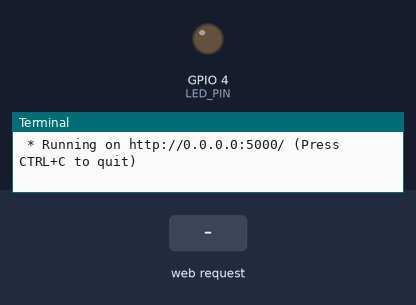
A program run on a simulated Raspberry Pi (BCM pin numbers). Shown: output pins drawn as LEDs (lit = HIGH), the last lines printed to the terminal. Inputs (shaded band) come from the test bench. The clock reads 2024-03-15 10:24:30 at power-on unless the program sets it.

Above: at 1.2 s.
1.3 s: HTTP request for /led/on received
At 2.7 s:
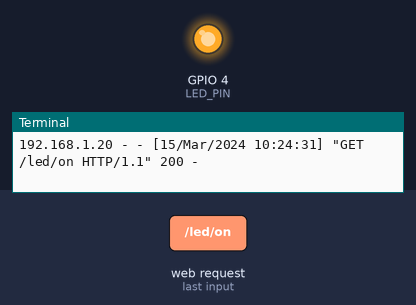
4.3 s: HTTP request for /led/off received
At 5.0 s:
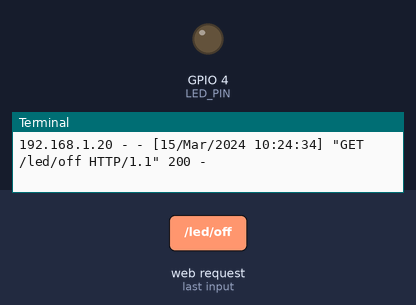
Timing chart, 0 to 7.3 s (numbered marks = the images above; inputs shaded):
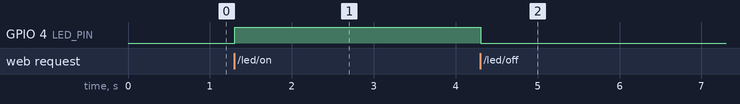

Measured:
- after the input at 1.3 s, GPIO 4 (LED_PIN): LOW → HIGH at once
- after the input at 4.3 s, GPIO 4 (LED_PIN): HIGH → LOW at once

The program:

flask_Dynamic_Routing.py
```python
from flask import Flask
import RPi.GPIO as GPIO

LED_PIN = 4
GPIO.setmode(GPIO.BCM)
GPIO.setup(LED_PIN, GPIO.OUT)

app = Flask(__name__)


@app.route("/")
def hello():
    return '''
        <p>Hello, Flask!</p>
        <a href="/led/on">Led On</a>
        <a href="/led/off">Led Off</a>
    '''

@app.route("/led/<op>")
def led_op(op):
    if op == "on":
        GPIO.output(LED_PIN, GPIO.HIGH)
        return '''
            <p>Led On</p>
            <a href="/">Go Home</a>
        '''
    elif op == "off":
        GPIO.output(LED_PIN, GPIO.LOW)
        return '''
            <p>Led Off</p>
            <a href="/">Go Home</a>
        '''


if __name__ == "__main__": #터미널에서 실행된 경우
    try:
        app.run(host="0.0.0.0")
    finally:
        print("clean up")
        GPIO.output(LED_PIN, GPIO.LOW)
        GPIO.setup(LED_PIN, GPIO.IN)
        GPIO.cleanup()
    
```
